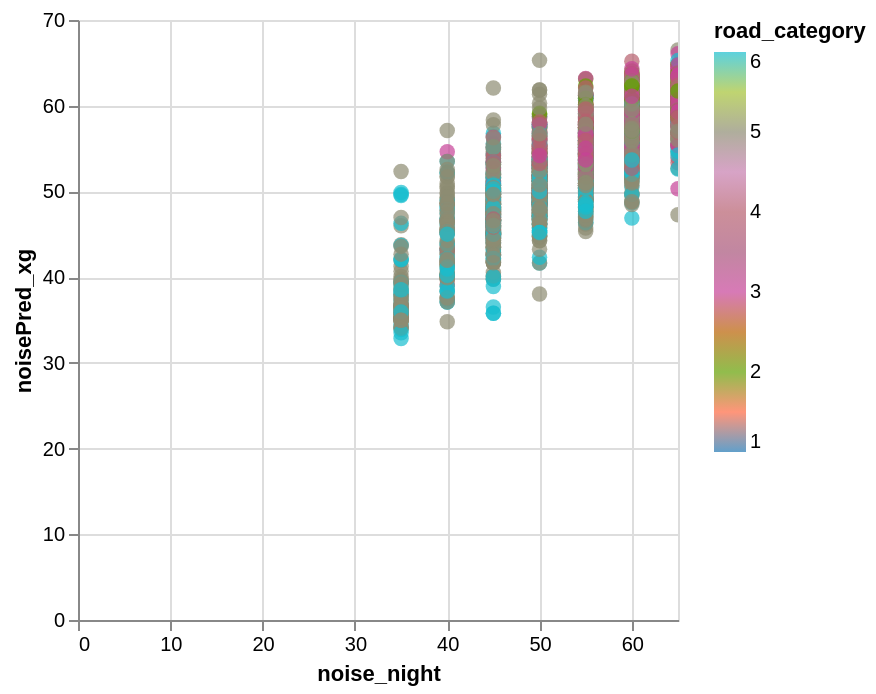

Notebook cell for this chart:
### Code cell
data_test['noisePred_xg'] = y_pred

alt.Chart(data_test).mark_circle(size=60).encode(
    x='noise_night',
    y='noisePred_xg',
    color=alt.Color('road_category', scale=alt.Scale(scheme='category10')),
    tooltip=['road_id']
).interactive()

### Figure 1 — Vega-Lite specification as saved in the notebook (floating-point values rounded to 4 significant figures; data arrays with more than 128 entries replaced by an {"elided": "..."} marker saying what was removed)
{"config": {"view": {"continuousWidth": 300, "continuousHeight": 300}}, "data": {"name": "data-50b83e0a3f69bf21e3c0ae35b45fd16f"}, "mark": {"type": "circle", "size": 60}, "encoding": {"color": {"field": "road_category", "scale": {"scheme": "category10"}, "type": "quantitative"}, "tooltip": [{"field": "road_id", "type": "nominal"}], "x": {"field": "noise_night", "type": "quantitative"}, "y": {"field": "noisePred_xg", "type": "quantitative"}}, "params": [{"name": "param_1e9efca18e7a2868", "select": {"type": "interval", "encodings": ["x", "y"]}, "bind": "scales"}], "$schema": "https://vega.github.io/schema/vega-lite/v6.4.1.json", "datasets": {"data-50b83e0a3f69bf21e3c0ae35b45fd16f": {"elided": "2570 records"}}}
